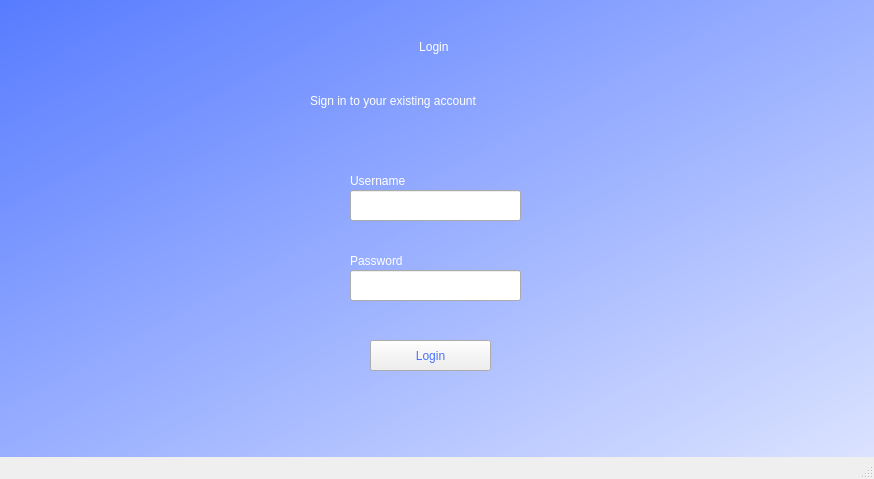
<?xml version="1.0" encoding="UTF-8"?>
<ui version="4.0">
 <class>MainWindow</class>
 <widget class="QMainWindow" name="MainWindow">
  <property name="geometry">
   <rect>
    <x>0</x>
    <y>0</y>
    <width>874</width>
    <height>479</height>
   </rect>
  </property>
  <property name="windowTitle">
   <string>MainWindow</string>
  </property>
  <widget class="QWidget" name="centralwidget">
   <widget class="QFrame" name="window">
    <property name="geometry">
     <rect>
      <x>-130</x>
      <y>-30</y>
      <width>1181</width>
      <height>641</height>
     </rect>
    </property>
    <property name="font">
     <font>
      <family>Constantia</family>
      <pointsize>16</pointsize>
     </font>
    </property>
    <property name="styleSheet">
     <string notr="true">QFrame#window{
background-color:qlineargradient(spread:pad, x1:0, y1:0, x2:1, y2:1, stop:0 rgba(255, 255, 255, 255), stop:0.00498339 rgba(74, 113, 255, 255), stop:1 rgba(255, 255, 255, 255))
;}</string>
    </property>
    <property name="frameShape">
     <enum>QFrame::StyledPanel</enum>
    </property>
    <property name="frameShadow">
     <enum>QFrame::Raised</enum>
    </property>
    <widget class="QLabel" name="label">
     <property name="geometry">
      <rect>
       <x>280</x>
       <y>70</y>
       <width>571</width>
       <height>71</height>
      </rect>
     </property>
     <property name="statusTip">
      <string>Project</string>
     </property>
     <property name="layoutDirection">
      <enum>Qt::LeftToRight</enum>
     </property>
     <property name="styleSheet">
      <string notr="true">font: 26pt &quot;Segoe UI&quot;; color: rgb(255, 255, 255)</string>
     </property>
     <property name="text">
      <string>Login </string>
     </property>
     <property name="alignment">
      <set>Qt::AlignHCenter|Qt::AlignTop</set>
     </property>
    </widget>
    <widget class="QPushButton" name="pushButton_2">
     <property name="geometry">
      <rect>
       <x>500</x>
       <y>370</y>
       <width>121</width>
       <height>31</height>
      </rect>
     </property>
     <property name="statusTip">
      <string>Login</string>
     </property>
     <property name="styleSheet">
      <string notr="true">color: rgb(74, 113, 255);
font: italic 9pt &quot;Segoe UI&quot;;</string>
     </property>
     <property name="text">
      <string>Login</string>
     </property>
    </widget>
    <widget class="QLabel" name="label_2">
     <property name="geometry">
      <rect>
       <x>440</x>
       <y>100</y>
       <width>301</width>
       <height>61</height>
      </rect>
     </property>
     <property name="styleSheet">
      <string notr="true">color: rgb(255, 255, 255);
font: italic 15pt &quot;Segoe UI&quot;;</string>
     </property>
     <property name="text">
      <string>Sign in to your existing account</string>
     </property>
    </widget>
    <widget class="QLineEdit" name="UsernameHandle">
     <property name="geometry">
      <rect>
       <x>480</x>
       <y>220</y>
       <width>171</width>
       <height>31</height>
      </rect>
     </property>
    </widget>
    <widget class="QLabel" name="label_3">
     <property name="geometry">
      <rect>
       <x>480</x>
       <y>200</y>
       <width>71</width>
       <height>21</height>
      </rect>
     </property>
     <property name="styleSheet">
      <string notr="true">font: 11pt &quot;Segoe UI&quot;; color: rgb(255, 255, 255)</string>
     </property>
     <property name="text">
      <string>Username</string>
     </property>
    </widget>
    <widget class="QLabel" name="label_4">
     <property name="geometry">
      <rect>
       <x>480</x>
       <y>280</y>
       <width>71</width>
       <height>21</height>
      </rect>
     </property>
     <property name="styleSheet">
      <string notr="true">font: 11pt &quot;Segoe UI&quot;; color: rgb(255, 255, 255)</string>
     </property>
     <property name="text">
      <string>Password</string>
     </property>
    </widget>
    <widget class="QLineEdit" name="PasswordHandle">
     <property name="geometry">
      <rect>
       <x>480</x>
       <y>300</y>
       <width>171</width>
       <height>31</height>
      </rect>
     </property>
    </widget>
   </widget>
  </widget>
  <widget class="QStatusBar" name="statusbar"/>
  <widget class="QMenuBar" name="menubar">
   <property name="geometry">
    <rect>
     <x>0</x>
     <y>0</y>
     <width>874</width>
     <height>22</height>
    </rect>
   </property>
   <widget class="QMen" name="menuHome" native="true">
    <property name="geometry">
     <rect>
      <x>0</x>
      <y>0</y>
      <width>100</width>
      <height>30</height>
     </rect>
    </property>
    <property name="title" stdset="0">
     <string>Introduction</string>
    </property>
   </widget>
   <widget class="QMen" name="menuLogin" native="true">
    <property name="geometry">
     <rect>
      <x>0</x>
      <y>0</y>
      <width>100</width>
      <height>30</height>
     </rect>
    </property>
    <property name="title" stdset="0">
     <string>Sign in</string>
    </property>
   </widget>
   <widget class="QMen" name="menuDashboard" native="true">
    <property name="geometry">
     <rect>
      <x>0</x>
      <y>0</y>
      <width>100</width>
      <height>30</height>
     </rect>
    </property>
    <property name="title" stdset="0">
     <string>Draft Layout</string>
    </property>
   </widget>
  </widget>
 </widget>
 <customwidgets>
  <customwidget>
   <class>QMen</class>
   <extends>QWidget</extends>
   <header>qmen.h</header>
  </customwidget>
 </customwidgets>
 <resources/>
 <connections/>
</ui>
